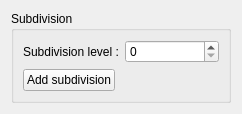
<?xml version="1.0" encoding="UTF-8"?>
<ui version="4.0">
 <class>LoopSubdivision_UI</class>
 <widget class="QWidget" name="LoopSubdivision_UI">
  <property name="geometry">
   <rect>
    <x>0</x>
    <y>0</y>
    <width>242</width>
    <height>114</height>
   </rect>
  </property>
  <property name="windowTitle">
   <string>Form</string>
  </property>
  <layout class="QHBoxLayout" name="horizontalLayout">
   <item>
    <widget class="QGroupBox" name="groupBox">
     <property name="title">
      <string>Subdivision</string>
     </property>
     <layout class="QFormLayout" name="formLayout">
      <item row="0" column="0">
       <widget class="QLabel" name="label">
        <property name="text">
         <string>Subdivision level :</string>
        </property>
       </widget>
      </item>
      <item row="0" column="1">
       <widget class="QSpinBox" name="subdivision_spinBox"/>
      </item>
      <item row="1" column="0">
       <widget class="QPushButton" name="pushButton">
        <property name="text">
         <string>Add subdivision</string>
        </property>
       </widget>
      </item>
     </layout>
    </widget>
   </item>
  </layout>
 </widget>
 <resources/>
 <connections/>
</ui>
